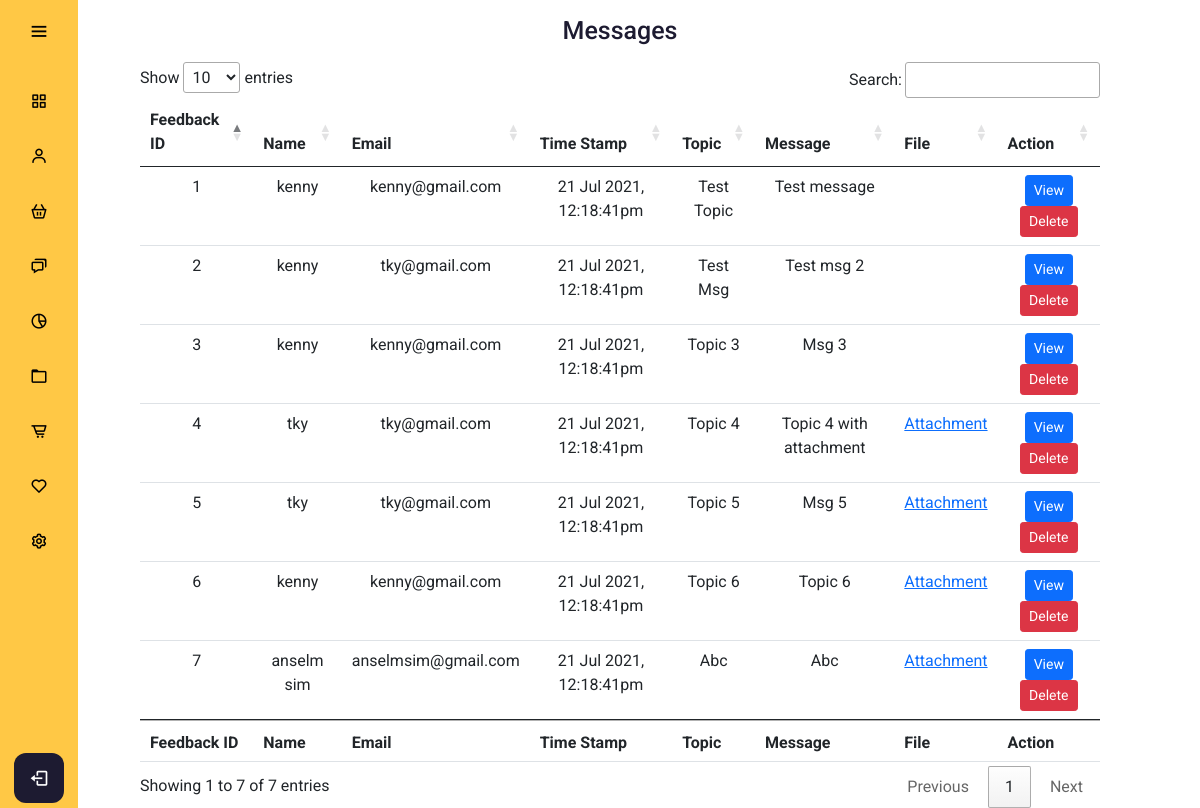
The page /admin/messages.php on the database as committed earlier.
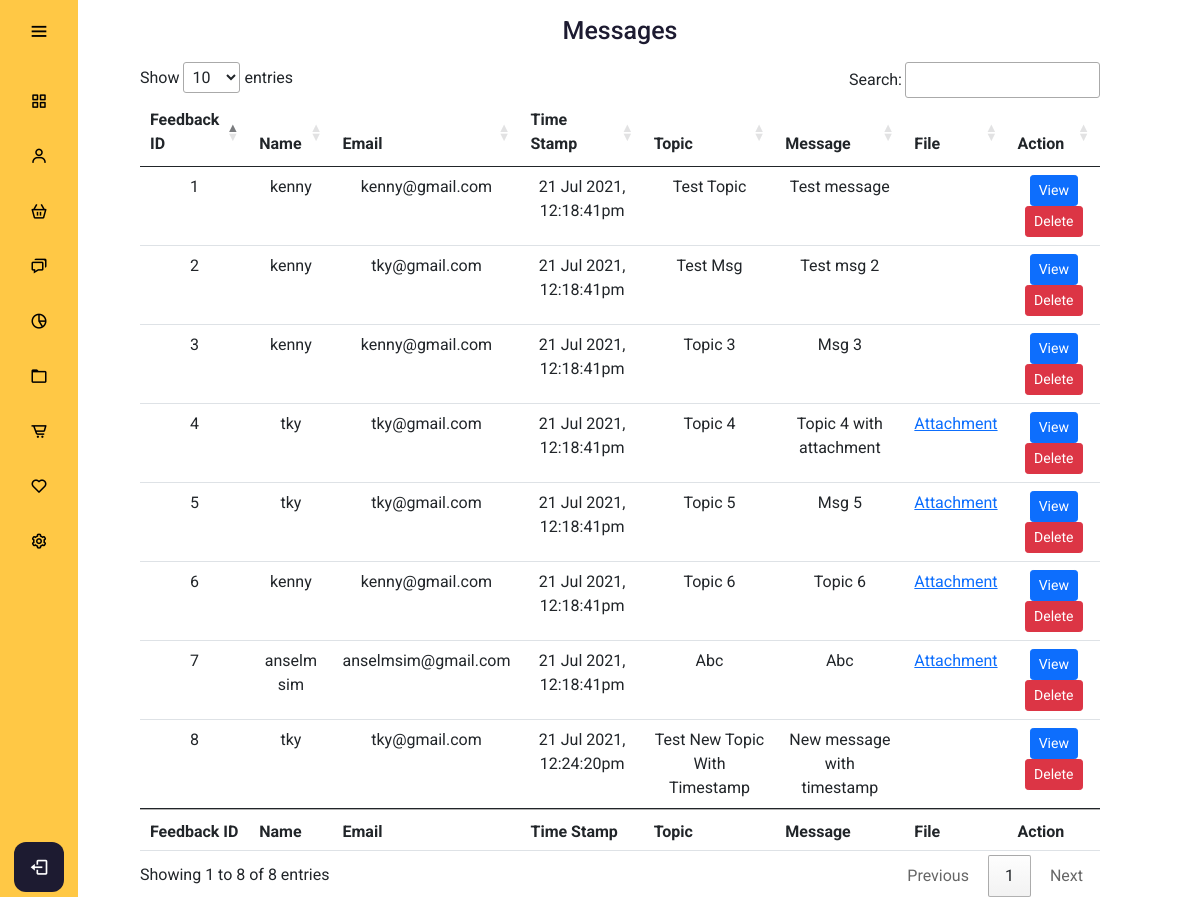
The same page on the database as committed later.
### tables this page shows
CREATE TABLE `feedbackothers` (
  `feedbackothers_id` int(11) NOT NULL,
  `feedbackothers_name` varchar(128) NOT NULL,
  `feedbackothers_email` varchar(256) NOT NULL,
  `feedbackothers_topic` varchar(128) NOT NULL,
  `feedbackothers_message` text NOT NULL,
  `feedbackothers_file` varchar(256) DEFAULT NULL,
  `feedbackothers_timestamp` timestamp NOT NULL DEFAULT CURRENT_TIMESTAMP ON UPDATE CURRENT_TIMESTAMP
);

### config/db.php (called while the page is built, shortened)
<?php
class DB {
  protected static $mdb = null;
  public static function getMDB() {
    $mdb = DB::$mdb;
    if ($mdb === null) {
      $mdb = DB::$mdb = new MeekroDB();
    }
    $mdb->sync_config();
    return $mdb;
  }
  public static function query() { $args = func_get_args(); return call_user_func_array(array(DB::getMDB(), 'query'), $args); }
}
class MeekroDB {
  public $encoding = 'latin1';
  public $connect_options = array(MYSQLI_OPT_CONNECT_TIMEOUT => 30);
  public $internal_mysql = null;
  public function __construct($host=null, $user=null, $password=null, $dbName=null, $port=null, $encoding=null, $socket=null)  {
    if ($encoding === null) $encoding = DB::$encoding;
    $this->encoding = $encoding;
  }
  public function get() {
    $mysql = $this->internal_mysql;
    if (!($mysql instanceof MySQLi)) {
      $mysql = new mysqli();
      foreach ($this->connect_options as $key => $value) {
        $mysql->options($key, $value);
      }
      $mysql->set_charset($this->encoding);
      $this->internal_mysql = $mysql;
    }
    return $mysql;
  }
  protected function preparseQueryParams() {
    $args = func_get_args();
    $sql = trim(strval(array_shift($args)));
    $args_all = $args;
    if (count($args_all) == 0) return array($sql);
    $chunkyQuery = array();
    return $chunkyQuery;
  }
  public function parseQueryParams() {
    $args = func_get_args();
    $chunkyQuery = call_user_func_array(array($this, 'preparseQueryParams'), $args);
    $query = '';
    foreach ($chunkyQuery as $chunk) {
      if (is_string($chunk)) {
        $query .= $chunk;
        continue;
      }
      $result = '';
      $query .= $result;
    }
    return $query;
  }
  protected function prependCall($function, $args, $prepend) { array_unshift($args, $prepend); return call_user_func_array($function, $args); }
  public function query() { $args = func_get_args(); return $this->prependCall(array($this, 'queryHelper'), $args, 'assoc'); }
  protected function queryHelper() {
    $args = func_get_args();
    $type = array_shift($args);
    $db = $this->get();
    $is_buffered = true;
    $row_type = 'assoc';
    $full_names = false;
    $sql = call_user_func_array(array($this, 'parseQueryParams'), $args);
    $result = $db->query($sql, $is_buffered ? MYSQLI_STORE_RESULT : MYSQLI_USE_RESULT);
    $return = array();
    while ($row = ($row_type == 'assoc' ? $result->fetch_assoc() : $result->fetch_row())) {
      $return[] = $row;
    }
    return $return;
  }
}
?>

### config/functions.php (called while the page is built, shortened)
<?php
function displayDate($date){
    return date('d M Y', strtotime($date));
}
function displayTime($date){
    return date('h:i:sa', strtotime($date));
}
?>

### admin/messages.php (the view, shortened to what this page needs)
<?php
include "../config/db.php";
include "../config/functions.php";
?>
<!DOCTYPE html>
<html lang="en" dir="ltr">
  <head>
    <link rel="stylesheet" href="adminstyle.css">
    <link href='https://unpkg.com/boxicons@2.0.7/css/boxicons.min.css' rel='stylesheet'>
    <link href="https://cdn.jsdelivr.net/npm/bootstrap@5.0.0-beta3/dist/css/bootstrap.min.css" rel="stylesheet">
    <link rel="stylesheet" href="https://cdn.jsdelivr.net/npm/bootstrap-icons@1.4.1/font/bootstrap-icons.css">
    <link rel="stylesheet" href="https://cdn.datatables.net/1.10.25/css/jquery.dataTables.min.css">
   </head>
<body>
  <?php
  include "adminheader.php";
  ?>
  <div class="home_content">
    <div class="text">Messages</div>
    <table id="myTable" class="table table-hover">
        <thead>
            <tr>
            <th scope="col">Feedback ID</th>
            <th scope="col">Name</th>
            <th scope="col">Email</th>
            <th scope="col">Time Stamp</th>
            <th scope="col">Topic</th>
            <th scope="col">Message</th>
            <th scope="col">File</th>
            <th scope="col">Action</th>
            </tr>
        </thead>
        <tbody>
        <?php
        $getFBQuery = DB::query("SELECT * FROM feedbackothers");
        foreach($getFBQuery as $getFBResult){
        ?>
            <tr class="feedbackdata feedbackdata<?php echo $getFBResult['feedbackothers_id']; ?>">
              <td class="feedbackid"><?php echo $getFBResult['feedbackothers_id']; ?></td>
              <td class="feedbackname"><?php echo $getFBResult['feedbackothers_name']; ?></td>
              <td class="feedbackemail"><?php echo $getFBResult['feedbackothers_email']; ?></td>
              <td class="feedbackemail"><?php echo displayDate($getFBResult['feedbackothers_timestamp']) . ", " . displayTime($getFBResult['feedbackothers_timestamp']); ?></td>
              <td class="feedbacketopic"><?php echo ucwords($getFBResult['feedbackothers_topic']); ?></td>
              <td class="feedbackmsg"><?php echo ucfirst($getFBResult['feedbackothers_message']); ?></td>
              <td class="feedbackfile"><a href="../<?php echo $getFBResult['feedbackothers_file']; ?>" target="_blank"><?php if($getFBResult['feedbackothers_file'] == null) { echo "";} else { echo "Attachment";} ?></a></td>
              <td><button type="button" class="btn btn-primary btn-sm viewFeedback"  value="viewFeedback" data-id="<?php echo $getFBResult['feedbackothers_id']; ?>" data-bs-toggle="modal" data-bs-target="#feedbackinfo<?php echo $getFBResult['feedbackothers_id']; ?>" >View</button>
                  <button type="button" class="btn btn-danger btn-sm deleteFeedback" data-id="<?php echo $getFBResult['feedbackothers_id']; ?>" data-name="<?php echo $getFBResult['feedbackothers_name']; ?>" data-file="<?php echo $getFBResult['feedbackothers_file']; ?>">Delete</button>
              </td>
            </tr>
        <?php
        }
        ?>
        </tbody>
        <tfoot>
          <tr>
            <th scope="col">Feedback ID</th>
            <th scope="col">Name</th>
            <th scope="col">Email</th>
            <th scope="col">Time Stamp</th>
            <th scope="col">Topic</th>
            <th scope="col">Message</th>
            <th scope="col">File</th>
            <th scope="col">Action</th>
          </tr>
        </tfoot>
    </table>
  </div>
</body>
</html>

### admin/adminheader.php (shortened to what this page needs)
<div class="sidebar ">
    <div class="logo_content">
      <i class='bx bx-menu' id="btn" ></i>
    </div>
    <ul class="nav_list">
      <li>
        <a href="<?php echo htmlspecialchars(SITE_URL . "admin/adminmanagement.php"); ?>">
          <i class='bx bx-grid-alt' ></i>
        </a>
      </li>
      <li>
        <a href="<?php echo htmlspecialchars(SITE_URL . "admin/usermanagement.php"); ?>">
          <i class='bx bx-user' ></i>
        </a>
      </li>
      <li>
        <a href="<?php echo htmlspecialchars(SITE_URL . "admin/foodmanagement.php"); ?>">
          <i class='bx bx-basket' ></i>
        </a>
      </li>
      <li>
        <a href="<?php echo htmlspecialchars(SITE_URL . "admin/messages.php"); ?>">
          <i class='bx bx-chat' ></i>
        </a>
      </li>
      <li>
        <a href="#">
          <i class='bx bx-pie-chart-alt-2' ></i>
        </a>
      </li>
      <li>
        <a href="#">
          <i class='bx bx-folder' ></i>
        </a>
      </li>
      <li>
        <a href="#">
          <i class='bx bx-cart-alt' ></i>
        </a>
      </li>
      <li>
        <a href="#">
          <i class='bx bx-heart' ></i>
        </a>
      </li>
      <li>
        <a href="#">
          <i class='bx bx-cog' ></i>
        </a>
      </li>
    </ul>
    <div class="profile_content">
      <div class="profile">
        <a href="<?php echo htmlspecialchars(SITE_URL . "admin/adminlogout.php"); ?>">
          <i class='bx bx-log-out adminlogout' id="log_out" ></i>
        </a>
      </div>
    </div>
  </div>

### admin/adminstyle.css (style rules this page uses)
* { margin: 0; padding: 0; box-sizing: border-box; font-family: "Roboto" , sans serif; }
body { position: relative; min-height: 100vh; width: 100%; overflow: scroll; }
.sidebar { position: fixed; top: 0; left: 0; height: 100%; width: 78px; background: #FFc845; padding: 6px 14px; z-index: 99; transition: all 0.5s ease; }
.sidebar #btn { position: absolute; color: #000; top: 6px; left: 50%; font-size: 22px; height: 50px; width: 50px; text-align: center; line-height: 50px; transform: translateX(-50%); }
.sidebar ul { margin-top: 20px; }
.sidebar ul li { position: relative; height: 50px; width: 100%; margin: 0 5px; list-style: none; line-height: 50px; margin: 5px 0; }
.sidebar ul li a { color: #000; display: flex; align-items: center; text-decoration: none; border-radius: 12px; white-space: nowrap; transition: all 0.4s ease; }
.sidebar ul li i { font-size: 18px; font-weight: 400; height: 50px; min-width: 50px; border-radius: 12px; line-height: 50px; text-align: center; }
.sidebar .profile_content { position: absolute; color: #fff; bottom: 0; left: 0; width: 100%; }
.sidebar .profile_content .profile { position: relative; padding: 10px 6px; height: 60px; background: none; transition: all 0.4s ease; }
.profile #log_out { position: absolute; bottom: 5px; left: 50%; transform: translateX(-50%); min-width: 50px; line-height: 50px; font-size: 20px; border-radius: 12px; text-align: center; transition: all 0.4s ease; background: #1d1b31; }
.home_content { position: absolute; height: 100%; width: 80%; text-align: center; left: 140px; background: none; box-shadow: 0 5px 10px rgba(0,0,0,0.2px); transition: all 0.5s ease; justify-content: space-between; }
.home_content .text { font-size: 25px; font-weight: 500; color: #1d1b31; margin: 12px; }
button { border-radius: 5px; background-color: #fff; }
.nav_list { padding:0; }
.adminlogout { text-decoration: none; color: white; }

Rows that differ between the two databases and show on the page:
added feedbackothers: feedbackothers_id "8", feedbackothers_name "tky", feedbackothers_email "tky@gmail.com", feedbackothers_timestamp "21 Jul 2021", feedbackothers_timestamp "12:24:20pm", feedbackothers_topic "Test New Topic With Timestamp", feedbackothers_message "New message with timestamp"
Other text that changed with them:
text written by a page script: "Show entries Search: Showing 1 to 7 of 7 entries Previous 1 Next" → "Show entries Search: Showing 1 to 8 of 8 entries Previous 1 Next"
